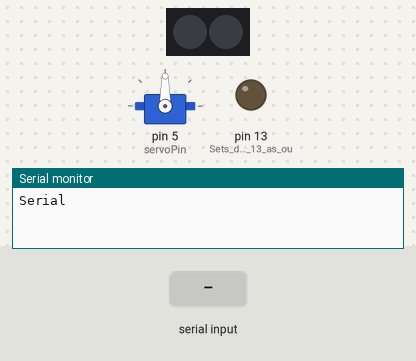
A sketch run on a simulated Arduino Uno, built with avr-gcc and run on an emulated ATmega328P. Parts: servo, 2 RGB LEDs in strip order, left to right, output pins drawn as LEDs (lit = HIGH), the last lines printed to the serial monitor. The inputs (shaded band) are chosen by the test bench.

Above: at 1.2 s.
1.3 s: "2\n" received over Serial
At 2.3 s:
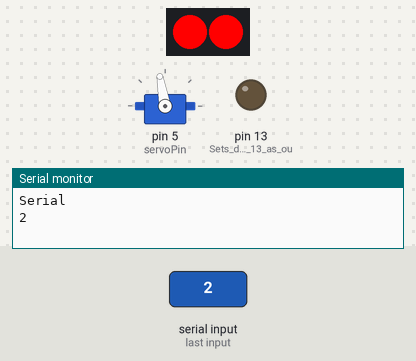
2.8 s: byte 51 ('3') received over Serial
At 3.4 s:
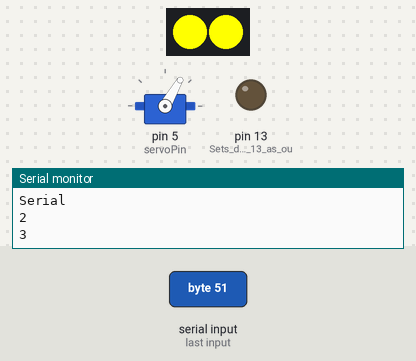
4.3 s: byte 52 ('4') received over Serial
At 5.5 s:
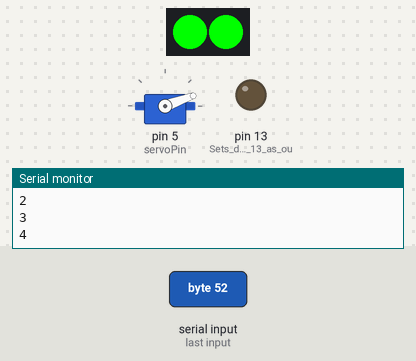
5.8 s: byte 48 ('0') received over Serial
At 6.9 s:
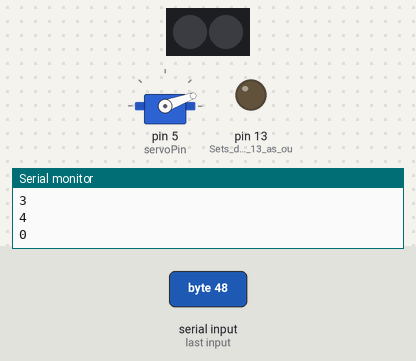
7.3 s: byte 50 ('2') received over Serial
At 8.0 s:
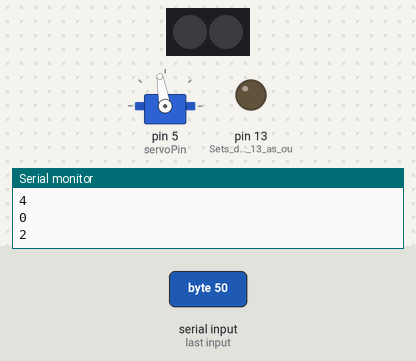
8.8 s: "3\n" received over Serial
At 9.2 s:
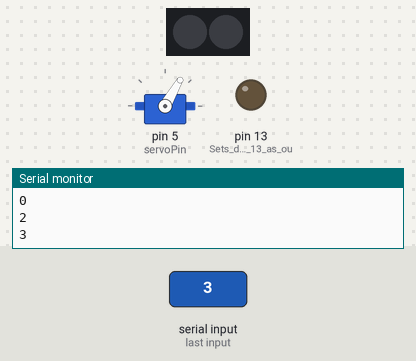
Timing chart, 0 to 11.3 s (numbered marks = the images above; inputs shaded):
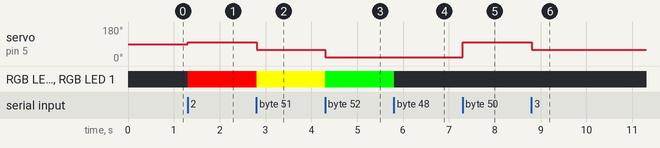

The sketch:

bl.ino
```cpp
#include <SoftwareSerial.h>
SoftwareSerial mySerial(10, 11); // RX, TX

#include <Adafruit_NeoPixel.h>
#ifdef __AVR__
  #include <avr/power.h>
#endif

#define PIN 6

Adafruit_NeoPixel strip = Adafruit_NeoPixel(2, PIN, NEO_GRB + NEO_KHZ800);

#include <Servo.h>
int servoPin = 5;
Servo servo;
int servoAngle = 0;
unsigned long time;
int sum = 0;

char data = 0;            //Variable for storing received data
void setup()
{
    Serial.begin(9600);   //Sets the baud for serial data transmission
     while (!Serial) {
    ; // wait for serial port to connect. Needed for native USB port only
  }


  Serial.println("Serial");

  // set the data rate for the SoftwareSerial port
  mySerial.begin(4800);
  mySerial.println("MySerial");
  pinMode(LED_BUILTIN, OUTPUT);  //Sets digital pin 13 as output pin

   // This is for Trinket 5V 16MHz, you can remove these three lines if you are not using a Trinket
  #if defined (__AVR_ATtiny85__)
    if (F_CPU == 16000000) clock_prescale_set(clock_div_1);
  #endif
  // End of trinket special code

 servo.attach(servoPin);

  strip.begin();
  strip.show(); // Initialize all pixels to 'off'

}
void loop()
{
   if(Serial.available() > 0)      // Send data only when you receive data:
   {
      data = Serial.read();        //Read the incoming data & store into data
      Serial.print(data);          //Print Value inside data in Serial monitor
      Serial.print("\n");

      mySerial.write(data);
      if(data == '0')   {           // off
         strip.setBrightness(0);
         strip.show();
         delay(100);
        }
      if(data == '1') {        //  on
         strip.setBrightness(200);
         strip.show();
         delay(100);
      }
      if(data == '2'){

         strip.setPixelColor(0, strip.Color(255, 0, 0));
         strip.setPixelColor(1, strip.Color(255, 0, 0));
         strip.show();
         servo.write(100);
         delay(100);
      }
      if(data == '3'){
         strip.setPixelColor(0, strip.Color(255, 255, 0));
         strip.setPixelColor(1, strip.Color(255, 255, 0));
         strip.show();
         servo.write(60);
         delay(100);
      }
      if(data == '4'){
         strip.setPixelColor(0, strip.Color(0, 255, 0));
         strip.setPixelColor(1, strip.Color(0, 255, 0));
         strip.show();
         servo.write(20);
         delay(100);
      }
   }
   if (mySerial.available()) {
    Serial.write(mySerial.read());
  }
}
```

Measured:
- after the input at 1.3 s, servo on pin 5 (servoPin): 90° → 100° at once; RGB LED 0, RGB LED 1: off → RGB(255, 0, 0) at once
- after the input at 2.8 s, servo on pin 5 (servoPin): 100° → 60° at once; RGB LED 0, RGB LED 1: RGB(255, 0, 0) → RGB(255, 255, 0) at once
- after the input at 4.3 s, servo on pin 5 (servoPin): 60° → 20° at once; RGB LED 0, RGB LED 1: RGB(255, 255, 0) → RGB(0, 255, 0) at once
- after the input at 5.8 s, RGB LED 0, RGB LED 1: RGB(0, 255, 0) → off at once
- after the input at 7.3 s, servo on pin 5 (servoPin): 20° → 100° at once
- after the input at 8.8 s, servo on pin 5 (servoPin): 100° → 60° at once
